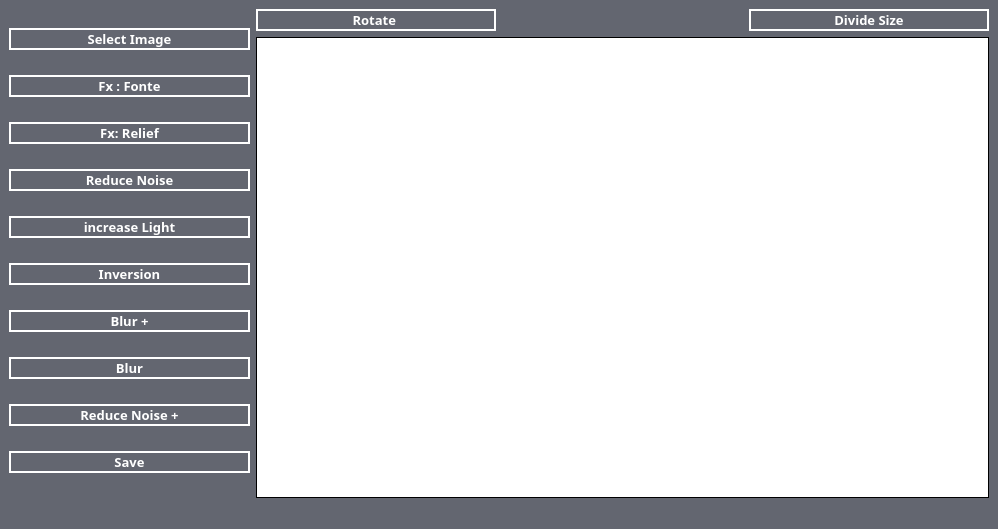
<?xml version="1.0" encoding="UTF-8"?>
<ui version="4.0">
 <class>mainWindow</class>
 <widget class="QMainWindow" name="mainWindow">
  <property name="geometry">
   <rect>
    <x>0</x>
    <y>0</y>
    <width>998</width>
    <height>529</height>
   </rect>
  </property>
  <property name="windowTitle">
   <string>MainWindow</string>
  </property>
  <property name="styleSheet">
   <string notr="true">background-color: rgb(99, 102, 112);

</string>
  </property>
  <widget class="QWidget" name="centralwidget">
   <layout class="QGridLayout" name="gridLayout_3">
    <item row="0" column="0">
     <layout class="QGridLayout" name="gridLayout_2">
      <item row="1" column="1" colspan="3">
       <widget class="QLabel" name="imageLbl">
        <property name="autoFillBackground">
         <bool>false</bool>
        </property>
        <property name="styleSheet">
         <string notr="true">background-color:white;</string>
        </property>
        <property name="frameShape">
         <enum>QFrame::Box</enum>
        </property>
        <property name="text">
         <string/>
        </property>
       </widget>
      </item>
      <item row="0" column="0" rowspan="2">
       <layout class="QGridLayout" name="gridLayout_4">
        <property name="sizeConstraint">
         <enum>QLayout::SetMaximumSize</enum>
        </property>
        <item row="0" column="0">
         <widget class="QPushButton" name="selectImgBtn">
          <property name="font">
           <font>
            <family>Sitka Small</family>
            <pointsize>10</pointsize>
            <weight>75</weight>
            <bold>true</bold>
           </font>
          </property>
          <property name="cursor">
           <cursorShape>PointingHandCursor</cursorShape>
          </property>
          <property name="styleSheet">
           <string notr="true">QPushButton{
	color:white;
	border:2px solid white;
	border-radius:15px;
	transition : all ease 1s;
}

*{
border-radius:15px;
}
QPushButton:hover
{
   background-color:white;
   color:rgb(99, 102, 112);
}</string>
          </property>
          <property name="text">
           <string>Select Image</string>
          </property>
         </widget>
        </item>
        <item row="1" column="0">
         <widget class="QPushButton" name="fonte">
          <property name="font">
           <font>
            <family>Sitka Small</family>
            <pointsize>10</pointsize>
            <weight>75</weight>
            <bold>true</bold>
           </font>
          </property>
          <property name="cursor">
           <cursorShape>PointingHandCursor</cursorShape>
          </property>
          <property name="styleSheet">
           <string notr="true">QPushButton{
	color:white;
	border:2px solid white;
	border-radius:15px;
	transition : all ease 1s;
}


QPushButton:hover
{
   background-color:white;
   color:rgb(99, 102, 112);
}</string>
          </property>
          <property name="text">
           <string>Fx : Fonte</string>
          </property>
         </widget>
        </item>
        <item row="2" column="0">
         <widget class="QPushButton" name="relief">
          <property name="font">
           <font>
            <family>Sitka Small</family>
            <pointsize>10</pointsize>
            <weight>75</weight>
            <bold>true</bold>
           </font>
          </property>
          <property name="cursor">
           <cursorShape>PointingHandCursor</cursorShape>
          </property>
          <property name="styleSheet">
           <string notr="true">QPushButton{
	color:white;
	border:2px solid white;
	border-radius:15px;
	transition : all ease 1s;
}


QPushButton:hover
{
   background-color:white;
   color:rgb(99, 102, 112);
}</string>
          </property>
          <property name="text">
           <string>Fx: Relief</string>
          </property>
         </widget>
        </item>
        <item row="3" column="0">
         <widget class="QPushButton" name="reduceNoise">
          <property name="font">
           <font>
            <family>Sitka Small</family>
            <pointsize>10</pointsize>
            <weight>75</weight>
            <bold>true</bold>
           </font>
          </property>
          <property name="cursor">
           <cursorShape>PointingHandCursor</cursorShape>
          </property>
          <property name="styleSheet">
           <string notr="true">QPushButton{
	color:white;
	border:2px solid white;
	border-radius:15px;
	transition : all ease 1s;
}


QPushButton:hover
{
   background-color:white;
   color:rgb(99, 102, 112);
}</string>
          </property>
          <property name="text">
           <string>Reduce Noise</string>
          </property>
         </widget>
        </item>
        <item row="4" column="0">
         <widget class="QPushButton" name="lightIncrease">
          <property name="font">
           <font>
            <family>Sitka Small</family>
            <pointsize>10</pointsize>
            <weight>75</weight>
            <bold>true</bold>
           </font>
          </property>
          <property name="cursor">
           <cursorShape>PointingHandCursor</cursorShape>
          </property>
          <property name="styleSheet">
           <string notr="true">QPushButton{
	color:white;
	border:2px solid white;
	border-radius:15px;
	transition : all ease 1s;
}


QPushButton:hover
{
   background-color:white;
   color:rgb(99, 102, 112);
}</string>
          </property>
          <property name="text">
           <string>increase Light</string>
          </property>
         </widget>
        </item>
        <item row="5" column="0">
         <widget class="QPushButton" name="Blurp_2">
          <property name="font">
           <font>
            <family>Sitka Small</family>
            <pointsize>10</pointsize>
            <weight>75</weight>
            <bold>true</bold>
           </font>
          </property>
          <property name="cursor">
           <cursorShape>PointingHandCursor</cursorShape>
          </property>
          <property name="styleSheet">
           <string notr="true">QPushButton{
	color:white;
	border:2px solid white;
	border-radius:15px;
	transition : all ease 1s;
}


QPushButton:hover
{
   background-color:white;
   color:rgb(99, 102, 112);
}</string>
          </property>
          <property name="text">
           <string>Inversion</string>
          </property>
         </widget>
        </item>
        <item row="6" column="0">
         <widget class="QPushButton" name="Blurp">
          <property name="font">
           <font>
            <family>Sitka Small</family>
            <pointsize>10</pointsize>
            <weight>75</weight>
            <bold>true</bold>
           </font>
          </property>
          <property name="cursor">
           <cursorShape>PointingHandCursor</cursorShape>
          </property>
          <property name="styleSheet">
           <string notr="true">QPushButton{
	color:white;
	border:2px solid white;
	border-radius:15px;
	transition : all ease 1s;
}


QPushButton:hover
{
   background-color:white;
   color:rgb(99, 102, 112);
}</string>
          </property>
          <property name="text">
           <string>Blur +</string>
          </property>
         </widget>
        </item>
        <item row="7" column="0">
         <widget class="QPushButton" name="blur">
          <property name="font">
           <font>
            <family>Sitka Small</family>
            <pointsize>10</pointsize>
            <weight>75</weight>
            <bold>true</bold>
           </font>
          </property>
          <property name="cursor">
           <cursorShape>PointingHandCursor</cursorShape>
          </property>
          <property name="styleSheet">
           <string notr="true">QPushButton{
	color:white;
	border:2px solid white;
	border-radius:15px;
	transition : all ease 1s;
}


QPushButton:hover
{
   background-color:white;
   color:rgb(99, 102, 112);
}</string>
          </property>
          <property name="text">
           <string>Blur</string>
          </property>
         </widget>
        </item>
        <item row="8" column="0">
         <widget class="QPushButton" name="reduceNoiseP">
          <property name="font">
           <font>
            <family>Sitka Small</family>
            <pointsize>10</pointsize>
            <weight>75</weight>
            <bold>true</bold>
           </font>
          </property>
          <property name="cursor">
           <cursorShape>PointingHandCursor</cursorShape>
          </property>
          <property name="styleSheet">
           <string notr="true">QPushButton{
	color:white;
	border:2px solid white;
	border-radius:15px;
	transition : all ease 1s;
}


QPushButton:hover
{
   background-color:white;
   color:rgb(99, 102, 112);
}</string>
          </property>
          <property name="text">
           <string>Reduce Noise +</string>
          </property>
         </widget>
        </item>
        <item row="9" column="0">
         <widget class="QPushButton" name="save">
          <property name="font">
           <font>
            <family>Sitka Small</family>
            <pointsize>10</pointsize>
            <weight>75</weight>
            <bold>true</bold>
           </font>
          </property>
          <property name="cursor">
           <cursorShape>PointingHandCursor</cursorShape>
          </property>
          <property name="styleSheet">
           <string notr="true">QPushButton{
	color:white;
	border:2px solid white;
	border-radius:15px;
	transition : all ease 1s;
}


QPushButton:hover
{
   background-color:white;
   color:rgb(99, 102, 112);
}</string>
          </property>
          <property name="text">
           <string>Save</string>
          </property>
         </widget>
        </item>
       </layout>
      </item>
      <item row="0" column="1">
       <widget class="QPushButton" name="rotatImage">
        <property name="font">
         <font>
          <family>Sitka Small</family>
          <pointsize>10</pointsize>
          <weight>75</weight>
          <bold>true</bold>
         </font>
        </property>
        <property name="cursor">
         <cursorShape>PointingHandCursor</cursorShape>
        </property>
        <property name="styleSheet">
         <string notr="true">QPushButton{
	color:white;
	border:2px solid white;
	border-radius:15px;
	transition : all ease 1s;
}


QPushButton:hover
{
   background-color:white;
   color:rgb(99, 102, 112);
}</string>
        </property>
        <property name="text">
         <string>Rotate </string>
        </property>
       </widget>
      </item>
      <item row="0" column="3">
       <widget class="QPushButton" name="rotatImage_2">
        <property name="font">
         <font>
          <family>Sitka Small</family>
          <pointsize>10</pointsize>
          <weight>75</weight>
          <bold>true</bold>
         </font>
        </property>
        <property name="cursor">
         <cursorShape>PointingHandCursor</cursorShape>
        </property>
        <property name="styleSheet">
         <string notr="true">QPushButton{
	color:white;
	border:2px solid white;
	border-radius:15px;
	transition : all ease 1s;
}


QPushButton:hover
{
   background-color:white;
   color:rgb(99, 102, 112);
}</string>
        </property>
        <property name="text">
         <string>Divide Size</string>
        </property>
       </widget>
      </item>
     </layout>
    </item>
   </layout>
  </widget>
  <widget class="QMenuBar" name="menubar">
   <property name="geometry">
    <rect>
     <x>0</x>
     <y>0</y>
     <width>998</width>
     <height>25</height>
    </rect>
   </property>
  </widget>
  <widget class="QStatusBar" name="statusbar"/>
 </widget>
 <resources/>
 <connections/>
</ui>
